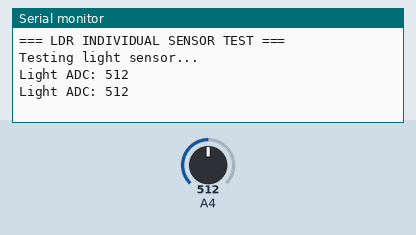
This sketch was run on a simulated Arduino Mega 2560, built with avr-gcc and run on an emulated ATmega2560. Shown: the last lines printed to the serial monitor. The test bench sets the inputs (shaded band); at power-on: A4 = 512.

Above: at 3.2 s.
3.3 s: A4 set to 716
At 4.6 s:
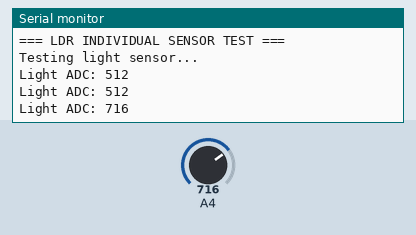
4.8 s: A4 set to 900
At 5.5 s:
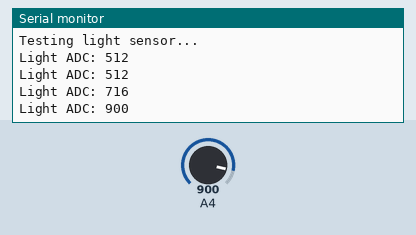
Timing chart, 0 to 7.8 s (numbered marks = the images above; inputs shaded):
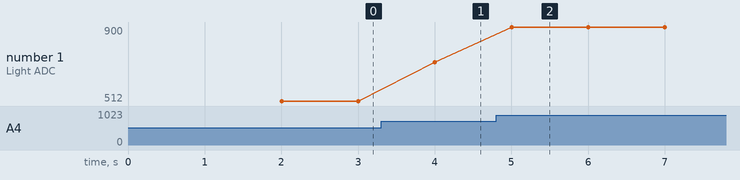

Measured:
- after the input at 3.3 s, the serial monitor: prints a new line after 0.70 s (image 1)
- after the input at 4.8 s, the serial monitor: prints a new line after 0.20 s (image 2)
- plotted number 1: 512 → 716 after the input at 3.3 s, 716 → 900 after the input at 4.8 s

The sketch:

LDR_Test.ino
```cpp
#define LDR_PIN 36

void setup() {
  Serial.begin(115200);
  delay(2000);

  Serial.println();
  Serial.println("=== LDR INDIVIDUAL SENSOR TEST ===");
  Serial.println("Testing light sensor...");
}

void loop() {
  int lightValue = analogRead(LDR_PIN);

  Serial.print("Light ADC: ");
  Serial.println(lightValue);

  delay(1000);
}
```
